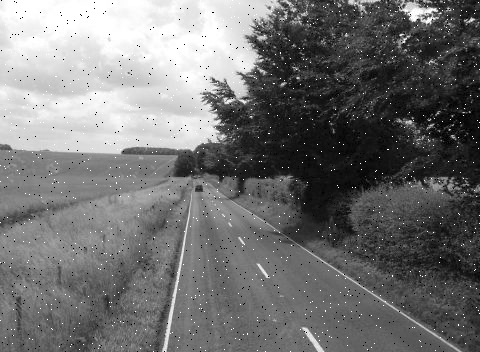
#> input picture roadSaP.png, 480 x 352 px
$ jupyter execute Labor3.ipynb   (older library calls are emulated)
#> lines starting #> are read from the running program, lines starting #| are printed output that depends on the picture
[cell 1]
import cv2
import numpy as np
import matplotlib.pyplot as plt

img = cv2.imread('roadSaP.png', cv2.IMREAD_GRAYSCALE)
#> img is the input picture: shape (352, 480); min 0, max 255, mean 114.3

# binomialer Glättungskernel 5x5
kernel = np.array([[1, 4, 6, 4, 1],
                     [4, 16, 24, 16, 4],
                     [6, 24, 36, 24, 6],
                     [4, 16, 24, 16, 4],
                     [1, 4, 6, 4, 1]], dtype=np.float32)
kernel /= sum(kernel[0, :])**2
print("Kernel Sum:", kernel.sum())

img_binomial = cv2.filter2D(img, ddepth=-1, kernel=kernel)
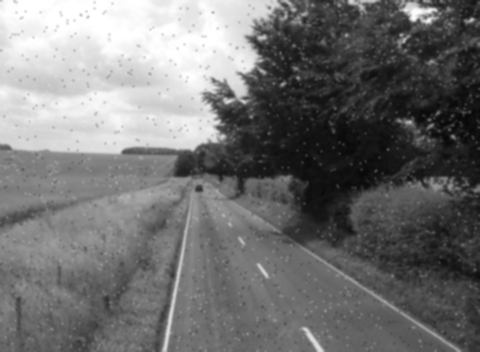
#> img_binomial: shape (352, 480); min 7, max 255, mean 114.3

plt.figure(figsize=(6, 6))
plt.imshow(img_binomial, cmap='gray')
plt.title("Binomial Filtered Image")
plt.axis('off')
plt.show()

# Mean Filter 5x5
mean_kernel = np.ones((5, 5), dtype=np.float32)
mean_kernel /= sum(mean_kernel[0, :])**2


img_mean = cv2.filter2D(img, ddepth=-1, kernel=mean_kernel)

plt.figure(figsize=(6, 6))
plt.imshow(img_mean, cmap='gray')
plt.title("Mean Filtered Image")
plt.axis('off')
plt.show()

[cell 2]
import cv2
import numpy as np
import matplotlib.pyplot as plt

# --- Parameter für Skalierung & Verschiebung ---
DIV_SOBEL = 8.0     # typischer Divisor für Sobel (L1-Summe der Gewichte = 8)
OFFSET    = 0.0   # verschiebt 0-Gradient auf Mittelgrau für die Anzeige

# --- Bild laden (float für sauberes Rechnen) ---
img = cv2.imread(r'SchwarzerKreis.png',
                 cv2.IMREAD_GRAYSCALE).astype(np.float32)
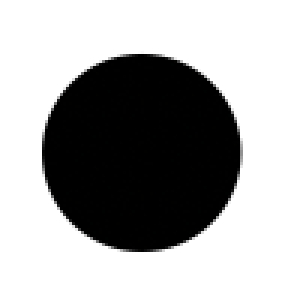
#> input picture SchwarzerKreis.png, 96 x 100 px (shown 3 times larger)
#> img: shape (100, 96) float32; min 0, max 255, mean 163.6

# --- Binomial 5x5 (schön & schonend glätten), normalisiert ---
kernel_binomial = np.array([[1, 4, 6, 4, 1],
                            [4,16,24,16, 4],
                            [6,24,36,24, 6],
                            [4,16,24,16, 4],
                            [1, 4, 6, 4, 1]], dtype=np.float32)
kernel_binomial /= kernel_binomial[0, :].sum()**2  # == /256

img_blur = cv2.filter2D(img, ddepth=cv2.CV_32F, kernel=kernel_binomial)
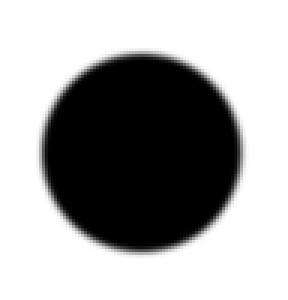
#> img_blur: shape (100, 96) float32 (shown 3 times larger); min 0, max 255, mean 163.6

# --- Sobel-Kerne (separabel abgeleitet), mit Divisor skalieren ---
kx = np.array([[1, 0, -1],
               [2, 0, -2],
               [1, 0, -1]], dtype=np.float32) / DIV_SOBEL

ky = np.array([[ 1, 2, 1],
               [ 0, 0, 0],
               [-1,-2,-1]], dtype=np.float32) / DIV_SOBEL

# 1) Roh-Ableitungen OHNE Offset (wichtig für Magnitude)
gx = cv2.filter2D(img_blur, ddepth=cv2.CV_32F, kernel=kx)
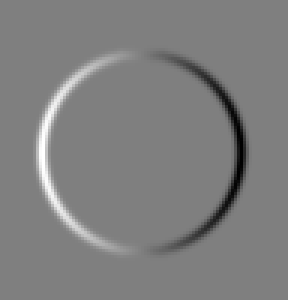
#> gx: shape (100, 96) float32 (shown 3 times larger); min -79.69, max 79.69, mean 0; drawn with min black and max white
gy = cv2.filter2D(img_blur, ddepth=cv2.CV_32F, kernel=ky)
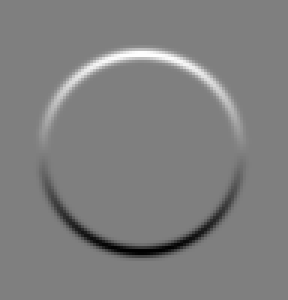
#> gy: shape (100, 96) float32 (shown 3 times larger); min -79.69, max 79.69, mean 0; drawn with min black and max white

# 2) Anzeige-Bilder MIT Offset (0 -> ~128), danach in uint8 clippen
gx_show = np.clip(gx + OFFSET, 0, 255).astype(np.uint8)
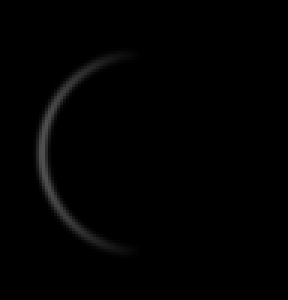
#> gx_show: shape (100, 96) (shown 3 times larger); min 0, max 79, mean 1.7
gy_show = np.clip(gy + OFFSET, 0, 255).astype(np.uint8)
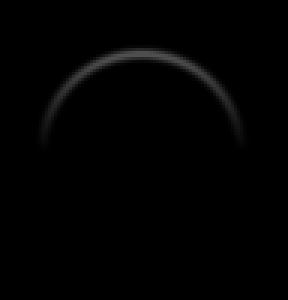
#> gy_show: shape (100, 96) (shown 3 times larger); min 0, max 79, mean 1.7

plt.figure(figsize=(12, 6))
plt.subplot(1, 2, 1); plt.imshow(gx_show, cmap='gray'); plt.title("Sobel X (mit Offset)"); plt.axis('off')
plt.subplot(1, 2, 2); plt.imshow(gy_show, cmap='gray'); plt.title("Sobel Y (mit Offset)"); plt.axis('off')
plt.show()

# 3) Magnitude NUR aus den Rohwerten (ohne Offset!)
mag = cv2.magnitude(gx, gy)  # == np.hypot(gx, gy)
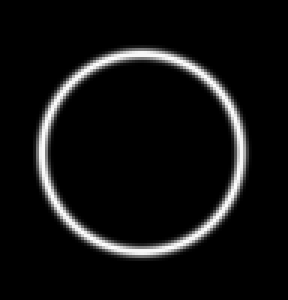
#> mag: shape (100, 96) float32 (shown 3 times larger); min 0, max 81.89, mean 5.5; drawn with min black and max white
mag_u8 = cv2.normalize(mag, None, 0, 255, cv2.NORM_MINMAX).astype(np.uint8)

plt.figure(figsize=(6, 6))
plt.imshow(mag_u8, cmap='gray')
plt.title("Magnitude (L2) aus Sobel")
plt.axis('off')
plt.show()
